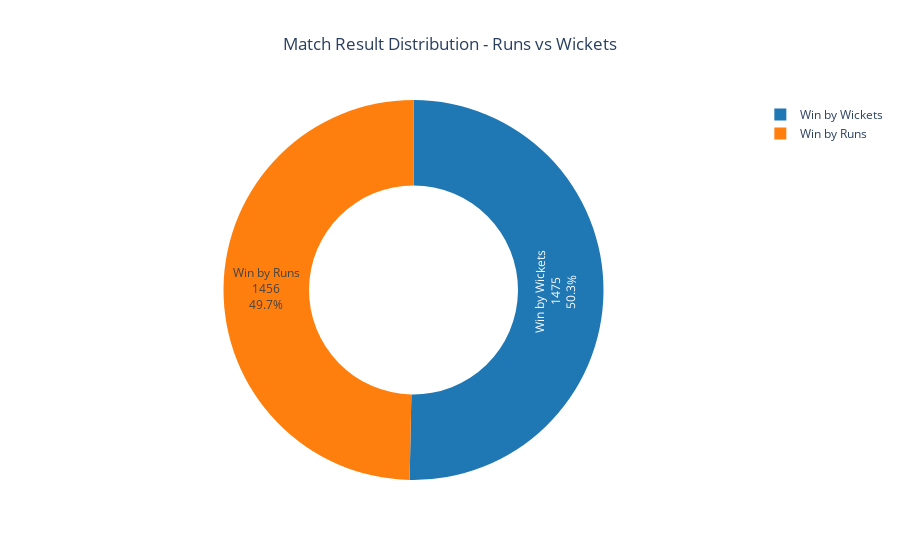

Notebook source saved alongside this figure:
### Code cell
fig = go.Figure(
    data=[
        go.Pie(
            labels=["Win by Wickets", "Win by Runs"],
            values=[win_by_wickets_counts, win_by_runs_counts],
            hole=0.55,
            textinfo='label+value+percent',
            insidetextorientation='auto'
        )
    ]
)

fig.update_layout(
    title='Match Result Distribution - Runs vs Wickets',
    title_x=0.5,
    showlegend=True
)
fig.update_traces(marker=dict(colors=["#1f77b4", "#ff7f0e"]))

fig.show()

### Figure 1 — Plotly figure (JSON) as saved in the notebook; plotly's stock layout.template omitted (floating-point values rounded to 4 significant figures)
{"data": [{"hole": 0.55, "insidetextorientation": "auto", "labels": ["Win by Wickets", "Win by Runs"], "marker": {"colors": ["#1f77b4", "#ff7f0e"]}, "textinfo": "label+value+percent", "type": "pie", "values": [1475, 1456]}], "layout": {"showlegend": true, "title": {"text": "Match Result Distribution - Runs vs Wickets", "x": 0.5}}}
